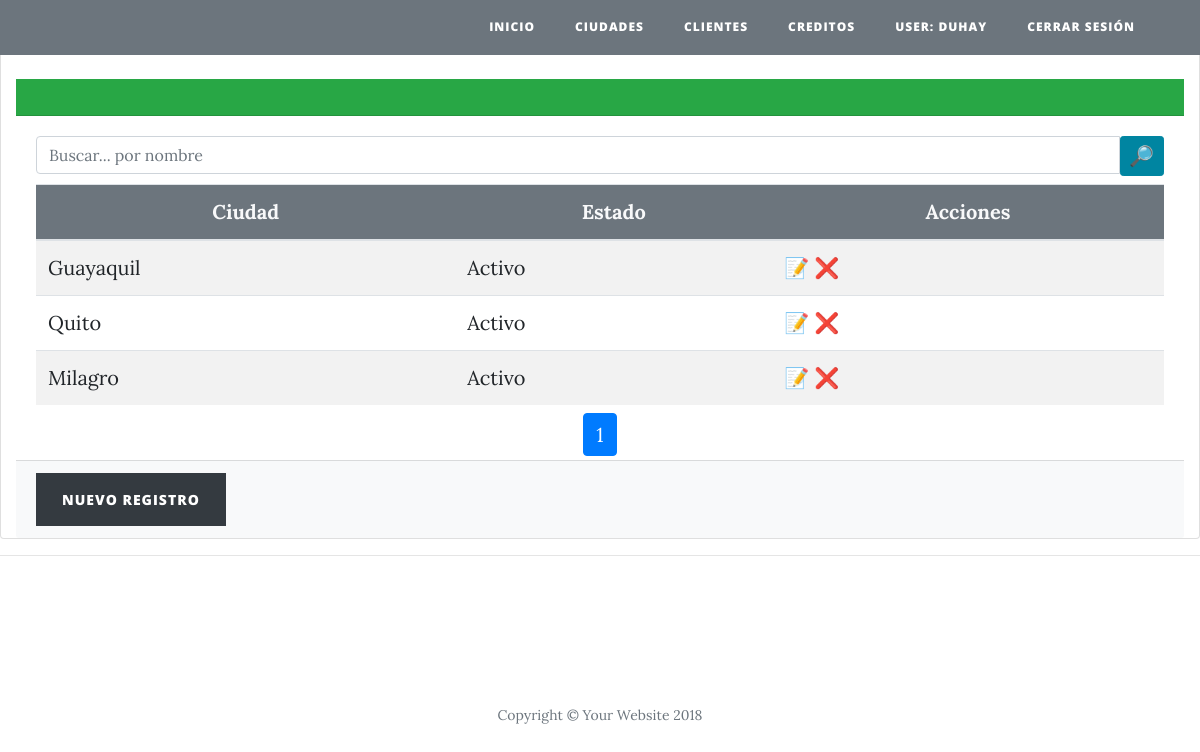
/ciudad/ (signed in), run on the app's committed database.
### Core/models.py (models this page shows, shortened)
class Ciudad(models.Model):
    descripcion = models.CharField("Descripcion",max_length=50)
    estado = models.BooleanField('Estado', default = True)
    fecha_creacion = models.DateField('Fecha de creación', auto_now = True, auto_now_add = False)

### Core/views.py (the view)
# urls.py: path('ciudad/', CiudadListView.as_view(), name='ciudad'),
class CiudadListView(ListView):
    model = Ciudad
    template_name = 'Ciudades/listado_ciudad.html'
    context_object_name = 'ciudad'
    paginate_by = 10
    def get_queryset(self):
        queryset = super().get_queryset()
        query = self.request.GET.get('query')
        if query:
            queryset = queryset.filter(nombre__icontains=query)
        return queryset

### Core/templates/Ciudades/listado_ciudad.html (shortened to what this page needs)
{% extends 'index.html' %}
{% load static %}
{% block contenido %}
   <div class="container-fluid card card-primary mt-5">
   <br>
     <div class="card-header bg-success" >
     </div>
    <div class="card-body table-responsive ">
      <form action="" method="GET">
          <div class="input-group btn-group-sm ">
            <input class="form-control" type="text" name="query" value="{{ query }}" placeholder="Buscar... por nombre" id="idInputSearch" aria-describedby="basic-addon2"/>
            <button type="submit" class="btn btn-primary" id="idSearchSp"><span style="font-size:20px ">🔎</span></button>
          </div>
      </form>
      <table class="table table-striped  mt-2">
            <thead class="text-center bg-secondary text-light">
               <tr>
                   <th>Ciudad</th>
                   <th>Estado</th>
                   <th>Acciones</th>
               </tr>
            </thead>
            <tbody>
              {% for c in ciudad %}
                <tr>
                   <td>{{c.descripcion}}</td>
                   <td>{% if c.estado %}
                         Activo
                       {% else %}
                         Cancelado
                       {% endif %}
                   </td>
                   <td >
                      <a href="{% url 'editar_ciudad'  c.id %}">📝</a>
                      <a href="{% url 'eliminar_ciudad' c.id %}">❌</a>
                   </td>
                 </tr>
              {% endfor %}
            </tbody>
        </table>
     <nav aria-label="Page navigation example" style="margin-top: -2.5rem">
        <ul class="pagination justify-content-center mt-5">
                        {% for i in page_obj.paginator.page_range %}
                            {% if i == page_obj.number %}
                                <li class="page-item active">
                                    <a class="page-link" href="#">{{ i }}</a>
                                </li>
                            {% else %}
                                <li class="page-item">
                                    <a class="page-link" href="?page={{ i }}">{{ i }}</a>
                                </li>
                            {% endif %}
                        {% endfor %}
                    </ul>
     </nav>
    </div>
    <div class="card-footer bg-light" style="margin-top: -2rem">
        <a class="btn btn-dark" href="{% url 'crear_ciudad' %}">Nuevo Registro</a>
     </div>
   </div>
{% endblock %}

### Core/templates/index.html (shortened to what this page needs)
{% load static %}
<!DOCTYPE html>
<html lang="es">
  <head>
    <link href="{% static 'vendor/bootstrap/css/bootstrap.min.css' %}" rel="stylesheet">
    <link href="{% static 'vendor/fontawesome-free/css/all.min.css' %}" rel="stylesheet" type="text/css">
    <link href="{% static 'css/clean-blog.min.css' %}" rel="stylesheet">
  </head>
  <body>
    <nav class="navbar navbar-expand-lg navbar-light bg-secondary fixed-top" id="mainNav">
      <div class="container">
        <a class="navbar-brand" href="{% url 'inicio' %}">{{ title }}</a>
        <div class="collapse navbar-collapse" id="navbarResponsive">
          <ul class="navbar-nav ml-auto">
            <li class="nav-item">
              <a class="nav-link" href="{% url 'inicio' %}">Inicio</a>
            </li>
            <li class="nav-item">
              <a class="nav-link" href="{% url 'ciudad' %}">Ciudades</a>
            </li>
            <li class="nav-item">
              <a class="nav-link" href="{% url 'clientes' %}">Clientes</a>
            </li>
            <li class="nav-item">
              <a class="nav-link" href="{% url 'cuenta' %}">Creditos</a>
            </li>
            <li class="nav-item">
              <a class="nav-link" href="#">User: {{ user.username }}</a>
            </li>
            <li class="nav-item">
              <a class="nav-link" href="{% url 'logout' %}">Cerrar Sesión</a>
            </li>
          </ul>
        </div>
      </div>
    </nav>
    {% block contenido %}{% endblock %}
    <hr>
    <footer>
      <div class="container">
        <div class="row">
          <div class="col-lg-8 col-md-10 mx-auto">
            <ul class="list-inline text-center">
              <li class="list-inline-item">
                <a href="#">
                  <span class="fa-stack fa-lg">
                    <i class="fas fa-circle fa-stack-2x"></i>
                    <i class="fab fa-twitter fa-stack-1x fa-inverse"></i>
                  </span>
                </a>
              </li>
              <li class="list-inline-item">
                <a href="#">
                  <span class="fa-stack fa-lg">
                    <i class="fas fa-circle fa-stack-2x"></i>
                    <i class="fab fa-facebook-f fa-stack-1x fa-inverse"></i>
                  </span>
                </a>
              </li>
              <li class="list-inline-item">
                <a href="#">
                  <span class="fa-stack fa-lg">
                    <i class="fas fa-circle fa-stack-2x"></i>
                    <i class="fab fa-github fa-stack-1x fa-inverse"></i>
                  </span>
                </a>
              </li>
            </ul>
            <p class="copyright text-muted">Copyright &copy; Your Website 2018</p>
          </div>
        </div>
      </div>
    </footer>
  </body>
</html>

### data on the page
Ciudad: descripcion "Guayaquil", estado "Activo"
Ciudad: descripcion "Quito", estado "Activo"
Ciudad: descripcion "Milagro", estado "Activo"

### other printed values
{{ user.username }} "DUHAY"
{{ i }} "1"
